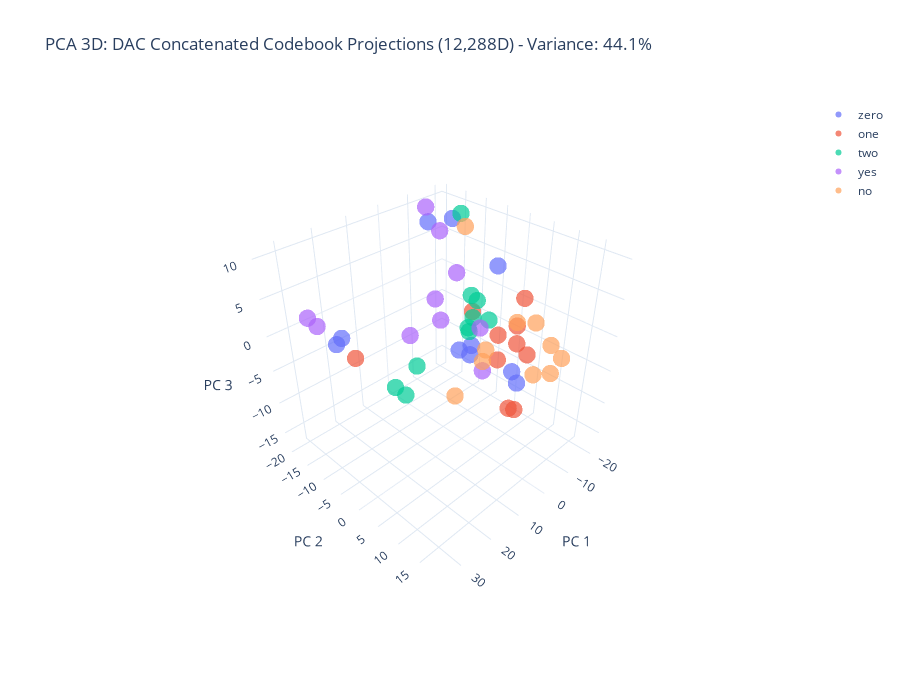

Notebook source saved alongside this figure:
### Code cell
# PCA - 3D
pca_3d = PCA(n_components=3, random_state=42)
pca_3d_result = pca_3d.fit_transform(embeddings)
variance_3d = pca_3d.explained_variance_ratio_.sum()

print(f"PCA 3D variance explained: {variance_3d:.2%}")

# 3D Plot
fig_3d = go.Figure()

for word in words:
    mask = np.array([label == word for label in valid_labels])
    fig_3d.add_trace(go.Scatter3d(
        x=pca_3d_result[mask, 0],
        y=pca_3d_result[mask, 1],
        z=pca_3d_result[mask, 2],
        mode='markers',
        name=word,
        marker=dict(size=6, color=color_map[word], opacity=0.7, line=dict(width=0))
    ))

fig_3d.update_layout(
    title=f'PCA 3D: DAC Concatenated Codebook Projections (12,288D) - Variance: {variance_3d:.1%}',
    scene=dict(
        xaxis_title='PC 1',
        yaxis_title='PC 2',
        zaxis_title='PC 3',
        aspectmode='cube',
        camera=dict(eye=dict(x=1.5, y=1.5, z=1.5))
    ),
    width=900,
    height=700,
    template='plotly_white'
)

fig_3d.write_html('dac_codebook_proj_concat_pca_3d.html')
fig_3d.show()

print("Saved: dac_codebook_proj_concat_pca_3d.html")

### Figure 1 — Plotly figure (JSON) as saved in the notebook; plotly's stock layout.template omitted (floating-point values rounded to 4 significant figures)
{"data": [{"marker": {"color": "#636EFA", "line": {"width": 0}, "opacity": 0.7, "size": 6}, "mode": "markers", "name": "zero", "type": "scatter3d", "x": [28.14, 29.48, -15.46, -20.01, -4.558, 0.9996, 1.492, 1.946, 0.8293, 0.4789], "y": [-7.651, -7.828, -20.01, -16.7, -1.185, 2.028, 7.408, 0.1364, 12.27, 10.92], "z": [2.476, 1.903, 6.984, 7.478, -4.004, -2.96, 10.36, -2.706, -3.415, -2.377]}, {"marker": {"color": "#EF553B", "line": {"width": 0}, "opacity": 0.7, "size": 6}, "mode": "markers", "name": "one", "type": "scatter3d", "x": [2.591, 24.85, -4.274, -1.701, -3.884, -2.064, -3.564, -2.438, -7.278, -10.29], "y": [3.301, -7.741, 4.949, 10.15, 10.02, 12.34, 9.354, 6.144, 7.946, 5.036], "z": [3.82, -1.051, -0.4058, 3.074, 6.131, -0.1433, 0.005655, -3.117, -11.51, -13.37]}, {"marker": {"color": "#00CC96", "line": {"width": 0}, "opacity": 0.7, "size": 6}, "mode": "markers", "name": "two", "type": "scatter3d", "x": [1.236, -2.828, -0.6603, -0.9644, -1.097, -20.9, -0.03114, -2.643, -1.711, -1.27], "y": [-18.08, -14.46, -16.49, 0.7147, 1.96, -15.11, 5.289, 0.1708, -0.01723, 0.01776], "z": [-15.68, -11.56, -16.99, 4.466, 4.105, 8.386, 2.718, 0.9275, -0.9061, -0.2448]}, {"marker": {"color": "#AB63FA", "line": {"width": 0}, "opacity": 0.7, "size": 6}, "mode": "markers", "name": "yes", "type": "scatter3d", "x": [34.2, 32.71, 4.471, -3.984, -0.4984, -1.544, -14.52, 2.558, 4.059, -4.216], "y": [-9.732, -9.058, -10.41, -8.749, -7.432, -3.06, -19.88, 5.029, -2.862, 1.864], "z": [5.729, 4.576, -3.45, 9.925, 1.762, 6.309, 9.2, 2.143, 1.086, -6.766]}, {"marker": {"color": "#FFA15A", "line": {"width": 0}, "opacity": 0.7, "size": 6}, "mode": "markers", "name": "no", "type": "scatter3d", "x": [-20.65, -5.728, -3.88, -2.978, -2.953, -3.532, 1.405, -2.773, 2.2, 1.251], "y": [-13.77, 7.958, 2.003, -3.977, 3.169, 12.75, 18.69, 18.46, 15.97, 18.15], "z": [6.886, 1.993, -5.191, -12.82, -2.818, 3.888, 0.4706, 1.333, -0.4967, 3.865]}], "layout": {"height": 700, "scene": {"aspectmode": "cube", "camera": {"eye": {"x": 1.5, "y": 1.5, "z": 1.5}}, "xaxis": {"title": {"text": "PC 1"}}, "yaxis": {"title": {"text": "PC 2"}}, "zaxis": {"title": {"text": "PC 3"}}}, "title": {"text": "PCA 3D: DAC Concatenated Codebook Projections (12,288D) - Variance: 44.1%"}, "width": 900}}
